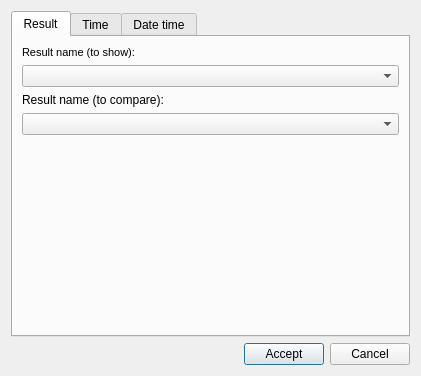
<?xml version="1.0" encoding="UTF-8"?>
<ui version="4.0">
 <class>dlg_selector</class>
 <widget class="QDialog" name="dlg_selector">
  <property name="geometry">
   <rect>
    <x>0</x>
    <y>0</y>
    <width>421</width>
    <height>376</height>
   </rect>
  </property>
  <property name="windowTitle">
   <string>Result compare selector</string>
  </property>
  <layout class="QGridLayout" name="gridLayout_2">
   <item row="1" column="0">
    <layout class="QGridLayout" name="lyt_buttons">
     <property name="topMargin">
      <number>0</number>
     </property>
     <item row="0" column="1">
      <widget class="QPushButton" name="btn_accept">
       <property name="text">
        <string>Accept</string>
       </property>
      </widget>
     </item>
     <item row="0" column="0">
      <spacer name="horizontalSpacer">
       <property name="orientation">
        <enum>Qt::Horizontal</enum>
       </property>
       <property name="sizeHint" stdset="0">
        <size>
         <width>40</width>
         <height>20</height>
        </size>
       </property>
      </spacer>
     </item>
     <item row="0" column="2">
      <widget class="QPushButton" name="btn_cancel">
       <property name="text">
        <string>Cancel</string>
       </property>
      </widget>
     </item>
    </layout>
   </item>
   <item row="0" column="0">
    <widget class="QTabWidget" name="tabWidget">
     <property name="sizePolicy">
      <sizepolicy hsizetype="Expanding" vsizetype="Expanding">
       <horstretch>0</horstretch>
       <verstretch>0</verstretch>
      </sizepolicy>
     </property>
     <property name="currentIndex">
      <number>0</number>
     </property>
     <widget class="QWidget" name="tab_result">
      <attribute name="title">
       <string>Result</string>
      </attribute>
      <layout class="QVBoxLayout" name="verticalLayout_4">
       <item>
        <widget class="QLabel" name="lbl_result_name_to_show">
         <property name="minimumSize">
          <size>
           <width>140</width>
           <height>0</height>
          </size>
         </property>
         <property name="maximumSize">
          <size>
           <width>140</width>
           <height>16777215</height>
          </size>
         </property>
         <property name="font">
          <font>
           <pointsize>8</pointsize>
          </font>
         </property>
         <property name="frameShape">
          <enum>QFrame::NoFrame</enum>
         </property>
         <property name="frameShadow">
          <enum>QFrame::Raised</enum>
         </property>
         <property name="text">
          <string>Result name (to show):</string>
         </property>
         <property name="margin">
          <number>3</number>
         </property>
        </widget>
       </item>
       <item>
        <widget class="QComboBox" name="rpt_selector_result_id">
         <property name="frame">
          <bool>true</bool>
         </property>
        </widget>
       </item>
       <item>
        <widget class="QLabel" name="lbl_result_name_to_compare">
         <property name="text">
          <string>Result name (to compare):</string>
         </property>
        </widget>
       </item>
       <item>
        <widget class="QComboBox" name="rpt_selector_compare_id">
         <property name="frame">
          <bool>true</bool>
         </property>
        </widget>
       </item>
       <item>
        <spacer name="verticalSpacer_2">
         <property name="orientation">
          <enum>Qt::Vertical</enum>
         </property>
         <property name="sizeHint" stdset="0">
          <size>
           <width>20</width>
           <height>40</height>
          </size>
         </property>
        </spacer>
       </item>
      </layout>
     </widget>
     <widget class="QWidget" name="tab_time">
      <attribute name="title">
       <string>Time</string>
      </attribute>
      <layout class="QVBoxLayout" name="verticalLayout_7">
       <item>
        <widget class="QLabel" name="lbl_time_to_show">
         <property name="minimumSize">
          <size>
           <width>120</width>
           <height>0</height>
          </size>
         </property>
         <property name="maximumSize">
          <size>
           <width>120</width>
           <height>16777215</height>
          </size>
         </property>
         <property name="font">
          <font>
           <pointsize>8</pointsize>
          </font>
         </property>
         <property name="frameShape">
          <enum>QFrame::NoFrame</enum>
         </property>
         <property name="frameShadow">
          <enum>QFrame::Raised</enum>
         </property>
         <property name="text">
          <string>Time (to show):</string>
         </property>
         <property name="margin">
          <number>3</number>
         </property>
        </widget>
       </item>
       <item>
        <widget class="QComboBox" name="cmb_time_to_show">
         <property name="frame">
          <bool>true</bool>
         </property>
        </widget>
       </item>
       <item>
        <widget class="QLabel" name="lbl_time_to_compare">
         <property name="minimumSize">
          <size>
           <width>120</width>
           <height>0</height>
          </size>
         </property>
         <property name="maximumSize">
          <size>
           <width>120</width>
           <height>16777215</height>
          </size>
         </property>
         <property name="font">
          <font>
           <pointsize>8</pointsize>
          </font>
         </property>
         <property name="frameShape">
          <enum>QFrame::NoFrame</enum>
         </property>
         <property name="frameShadow">
          <enum>QFrame::Raised</enum>
         </property>
         <property name="text">
          <string>Time (to compare):</string>
         </property>
         <property name="margin">
          <number>3</number>
         </property>
        </widget>
       </item>
       <item>
        <widget class="QComboBox" name="cmb_time_to_compare">
         <property name="frame">
          <bool>true</bool>
         </property>
        </widget>
       </item>
       <item>
        <spacer name="verticalSpacer">
         <property name="orientation">
          <enum>Qt::Vertical</enum>
         </property>
         <property name="sizeHint" stdset="0">
          <size>
           <width>20</width>
           <height>40</height>
          </size>
         </property>
        </spacer>
       </item>
      </layout>
     </widget>
     <widget class="QWidget" name="tab_datetime">
      <attribute name="title">
       <string>Date time</string>
      </attribute>
      <layout class="QGridLayout" name="gridLayout">
       <item row="0" column="0">
        <widget class="QGroupBox" name="groupBox">
         <property name="title">
          <string>Selector Date</string>
         </property>
         <layout class="QVBoxLayout" name="verticalLayout_2">
          <item>
           <widget class="QLabel" name="lbl_selector_date">
            <property name="text">
             <string>Selector date</string>
            </property>
           </widget>
          </item>
          <item>
           <widget class="QComboBox" name="cmb_sel_date"/>
          </item>
          <item>
           <widget class="QLabel" name="lbl_selector_time">
            <property name="text">
             <string>Selector time</string>
            </property>
           </widget>
          </item>
          <item>
           <widget class="QComboBox" name="cmb_sel_time"/>
          </item>
         </layout>
        </widget>
       </item>
       <item row="2" column="0">
        <spacer name="verticalSpacer_4">
         <property name="orientation">
          <enum>Qt::Vertical</enum>
         </property>
         <property name="sizeHint" stdset="0">
          <size>
           <width>20</width>
           <height>40</height>
          </size>
         </property>
        </spacer>
       </item>
       <item row="0" column="1">
        <widget class="QGroupBox" name="groupBox_2">
         <property name="title">
          <string>Selector compare</string>
         </property>
         <layout class="QVBoxLayout" name="verticalLayout_3">
          <item>
           <widget class="QLabel" name="lbl_compare_date">
            <property name="text">
             <string>Compare date</string>
            </property>
           </widget>
          </item>
          <item>
           <widget class="QComboBox" name="cmb_com_date"/>
          </item>
          <item>
           <widget class="QLabel" name="lbl_compare_time">
            <property name="text">
             <string>Compare Time</string>
            </property>
           </widget>
          </item>
          <item>
           <widget class="QComboBox" name="cmb_com_time"/>
          </item>
         </layout>
        </widget>
       </item>
      </layout>
     </widget>
    </widget>
   </item>
  </layout>
 </widget>
 <resources/>
 <connections/>
</ui>
